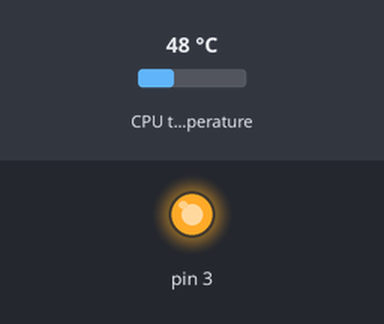
A program run on a simulated Raspberry Pi (header pin numbers). Shown: output pins drawn as LEDs (lit = HIGH). The test bench sets the inputs (shaded band); at power-on: CPU temperature 48 °C.

Above: at 1.2 s.
1.3 s: CPU temperature set to 46 °C
11.3 s: CPU temperature set to 43 °C
At 20.6 s:
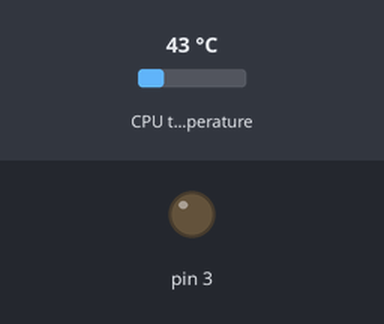
21.5 s: CPU temperature set to 58 °C
At 31.2 s:
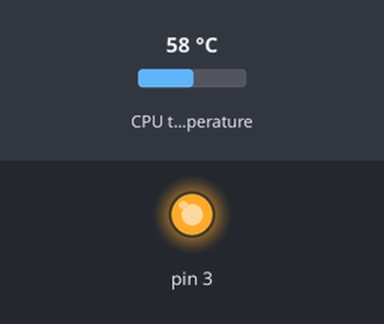
31.5 s: CPU temperature set to 31 °C
At 40.6 s:
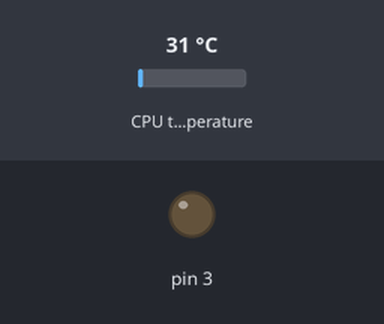
Timing chart, 0 to 42.1 s (numbered marks = the images above; inputs shaded):
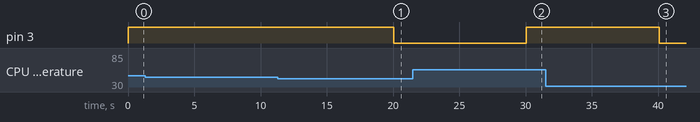

Measured:
- the behaviour switches between 45 and 44 °C on CPU temperature (found by bisection; images 0 and 1)
- after the input at 1.3 s, every drawn part: stays the same
- after the input at 11.3 s, pin 3: HIGH → LOW after 8.7 s
- after the input at 21.5 s, pin 3: LOW → HIGH after 8.6 s
- after the input at 31.5 s, pin 3: HIGH → LOW after 8.6 s

The program:

fanController.py
```python
import os
import time
import RPi.GPIO as GPIO

#Change this to whatever temperature you want the fan to kick on at.
#https://github.com/andrewkarch/Eleduino-Fan-Controller
#sudo nano /etc/rc.local
#sudo python /home/pi/fan/fanController.py &
maxTemp = 45 #Celsius
#Sets the time to wait in between checks
waitTime = 10 #seconds

GPIO.setmode(GPIO.BOARD)
GPIO.setwarnings(False)
GPIO.setup(3, GPIO.OUT)
while(True):
    temperature = os.popen('vcgencmd measure_temp').readline()
    tempInC = float(temperature.replace("temp=","").replace("'C\n",""))
    if(tempInC >= maxTemp):
        GPIO.output(3, True)
    else:
        GPIO.output(3, False)
    time.sleep(waitTime)
	
```
